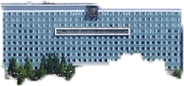
#> input picture Лабораторная работа №3/house0.png, 184 x 86 px
$ python res_prog.py house0.png
#> lines starting #> are read from the running program, lines starting #| are printed output that depends on the picture
import numpy as np
import cv2
from matplotlib import pyplot as plt

sift = cv2.xfeatures2d.SIFT_create()
FLANN_INDEX_KDTREE = 1
index_params = dict(algorithm = FLANN_INDEX_KDTREE, trees = 5)
search_params = dict(checks = 50)
flann = cv2.FlannBasedMatcher(index_params, search_params)

def getSIFTdes(filename):
#> called with filename = 'house0.png'
    img = cv2.imread(filename,0)
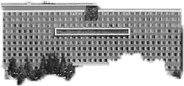
#> img: shape (86, 184); min 8, max 255, mean 161.2
    des = sift.detectAndCompute(img,None)[1]
    return des

def findhouse(peyzajename, houselist):
    rez = {}
    peyzajdes = getSIFTdes(peyzajename)
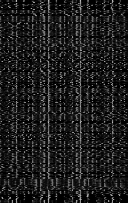
#> peyzajdes: shape (203, 128) float32; min 0, max 188, mean 29.6
    for housefile, housetype in houselist:
        des1 = getSIFTdes(housefile)
        matches = flann.knnMatch(des1,peyzajdes,k=2)
#> matches = 203 matches
        good = 0
        for m,n in matches:
            if m.distance < 0.7*n.distance:
                good += 1
#> after the loop, good = 203
        try:
            if rez[housetype] < good:
                rez[housetype] = good
        except KeyError:
            rez[housetype] = good
#> pass 2 of the loop in findhouse, `for housefile, housetype in houselist:`:
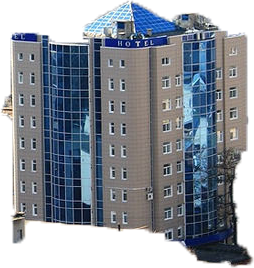
#> input picture Лабораторная работа №3/house1.png, 254 x 268 px
#> in getSIFTdes (call 3), `img = cv2.imread(filename,0)`:
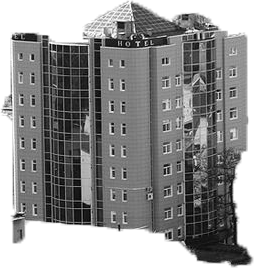
#> img: shape (268, 254); min 0, max 255, mean 145
#> matches = 496 matches
#> the loop in findhouse, `for m,n in matches:` made 496 passes
#> good on pass 213: 1
#> after the loop in findhouse, `for m,n in matches:`: good = 1
#> pass 3 of the loop in findhouse, `for housefile, housetype in houselist:`:
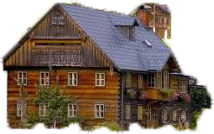
#> input picture Лабораторная работа №3/house2.png, 214 x 134 px
#> in getSIFTdes (call 4), `img = cv2.imread(filename,0)`:
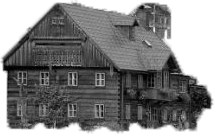
#> img: shape (134, 214); min 0, max 255, mean 129.3
#> matches = 275 matches
#> after the loop in findhouse, `for m,n in matches:`: good = 4
#> the loop made 4 passes; the first 3 are shown
    if len([ rez[_] for _ in rez if rez[_] > 10 ]) == 0:
        return 'неизвестный'
    maxht = max([ rez[_] for _ in rez ])
#> maxht = 203
    for htype in rez:
        if rez[htype] == maxht:
            return htype
#> this loop made 1 pass
#> htype on pass 1: 'городской'


if __name__ == '__main__':
    import sys
    house = findhouse(sys.argv[1],
        [
            ('house0.png', 'городской'),
            ('house1.png', 'городской'),
            ('house2.png', 'деревенский'),
            ('house3.png', 'деревенский')
        ])
#> house = 'городской'
    if house == 'деревенский':
        print('пейзаж - деревня')
    elif house == 'городской':
        print('пейзаж - город')
    else:
        print('неизвестный пейзаж')
